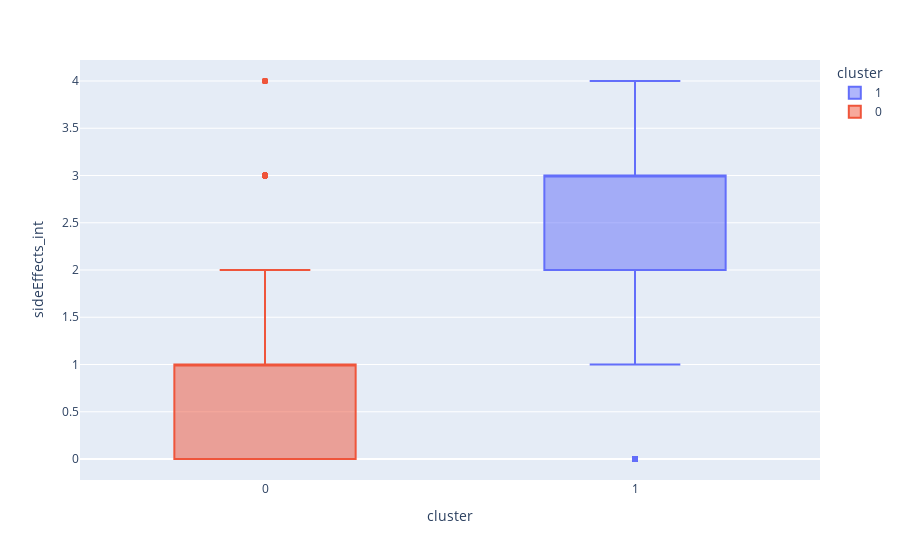

Notebook source saved alongside this figure:
### Code cell
fig = px.box(X, x='cluster', y='sideEffects_int', color ='cluster')
fig.show()

### Figure 1 — Plotly figure (JSON) as saved in the notebook; plotly's stock layout.template omitted (floating-point values rounded to 4 significant figures; data arrays with more than 128 entries replaced by an {"elided": "..."} marker saying what was removed)
{"data": [{"alignmentgroup": "True", "hovertemplate": "cluster=%{x}<br>sideEffects_int=%{y}<extra></extra>", "legendgroup": "1", "marker": {"color": "#636efa"}, "name": "1", "notched": false, "offsetgroup": "1", "orientation": "v", "showlegend": true, "type": "box", "x": {"elided": "823 int values"}, "x0": " ", "xaxis": "x", "y": {"elided": "823 int values"}, "y0": " ", "yaxis": "y"}, {"alignmentgroup": "True", "hovertemplate": "cluster=%{x}<br>sideEffects_int=%{y}<extra></extra>", "legendgroup": "0", "marker": {"color": "#EF553B"}, "name": "0", "notched": false, "offsetgroup": "0", "orientation": "v", "showlegend": true, "type": "box", "x": {"elided": "2284 int values"}, "x0": " ", "xaxis": "x", "y": {"elided": "2284 int values"}, "y0": " ", "yaxis": "y"}], "layout": {"boxmode": "overlay", "legend": {"title": {"text": "cluster"}, "tracegroupgap": 0}, "margin": {"t": 60}, "xaxis": {"anchor": "y", "categoryarray": [1, 0], "categoryorder": "array", "domain": [0, 1], "title": {"text": "cluster"}}, "yaxis": {"anchor": "x", "domain": [0, 1], "title": {"text": "sideEffects_int"}}}}
